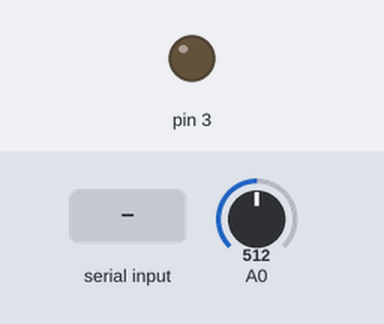
Recording of a sketch running on a simulated Arduino Uno, built with avr-gcc and run on an emulated ATmega328P. Shown: output pins drawn as LEDs (lit = HIGH). The test bench sets the inputs (shaded band); at power-on: A0 = 512. What the sketch prints to the serial monitor is not drawn.

Above: at 1.2 s.
1.3 s: "SINE" received over Serial
At 2.81 s:
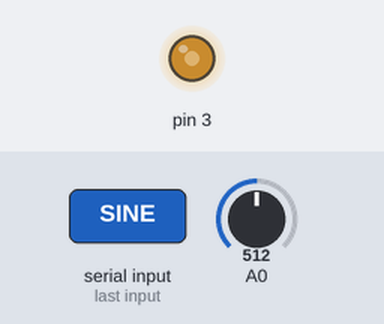
4.3 s: "TRIANGLE" received over Serial
7.3 s: A0 set to 716
At 8.15 s:
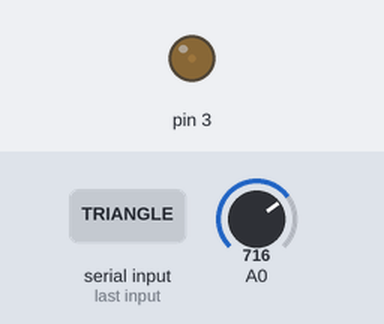
10.3 s: A0 set to 900
At 10.56 s:
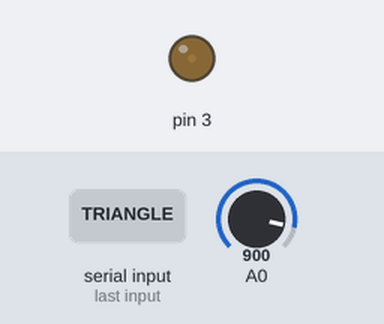
Timing chart, 0 to 14.3 s (numbered marks = the images above; inputs shaded):
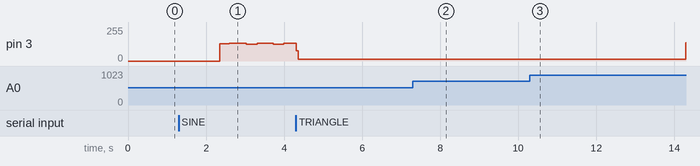

Measured:
- after the input at 1.3 s, pin 3: 0/255 → 128/255 after 1.1 s, then repeats every 0.72 s: 134/255 0.44 s, 127/255 0.28 s
- after the input at 7.3 s, pin 3: stays 12/255 (without the input it goes to 38/255 after 3.0 s)
- after the input at 10.3 s, pin 3: stays 12/255 (without the input it goes to 18/255 after 2.9 s)

The sketch:

ondas_potenciometro.ino
```cpp
long valor;
float inc = 0.1;
float inc2=1.0;
float angle=0;
float sina;
float tri = 0.0;
int squ;
int mapeo;
int mapeo2;
float porc;
String tipo;
String input = "";
char caracter;
float del;


void setup() {
  //Inicializamos la comunicación serial
  Serial.begin(115200);
}

void loop() {
  // Leemos del pin A0 el valor del potenciómetro
  valor = analogRead(A0);

  // Convertimos en  un porcentaje
  mapeo = map(valor,0,1023,1,100);
  porc = mapeo/100.0;

  // Leer string del serial
  if (Serial.available()) {
    input= Serial.readString();
    input.trim();
    if (input.length()>0) {
      tipo=input;
    }
  }

  // tipo="SINE";

  // Dibujo el gráfico SENO
  if (tipo=="SINE") {
    // Demora para hacer 3600 corridas en 1024mm
    del=0.284;
    sina=sin(angle);
    inc=0.1;
    angle=angle+(inc/porc);

    // Onda de Salida
    mapeo2 = map(round(sina*10)+10,0,20,0,255);
  }

  //Dibujo el gráfico CUADRADO
  if (tipo=="SQUARE") {
    del=0.284;
    sina=sin(angle);
    if (sina>0 && sina<=1) {
      squ=1;
      mapeo2=255;
    } else {
      squ=0;
      mapeo2=0;
    }
    inc=0.1;
    angle=angle+(inc/porc);
  }

  // Dibujo el gráfico TRIANGULAR
  if (tipo=="TRIANGLE") {
    del=2;
    tri = tri + (inc2/porc);
    if (tri <= 0 || tri >= 255) {
      inc2 = - inc2;
    }

    // Onda de Salida
    mapeo2 = tri;
  }

  // Salida anaógica
  Serial.println(mapeo2);
  if (mapeo2 >= 0 && mapeo2 <=255) {
    analogWrite(3,mapeo2);
  }

  delay(del);

}
```
